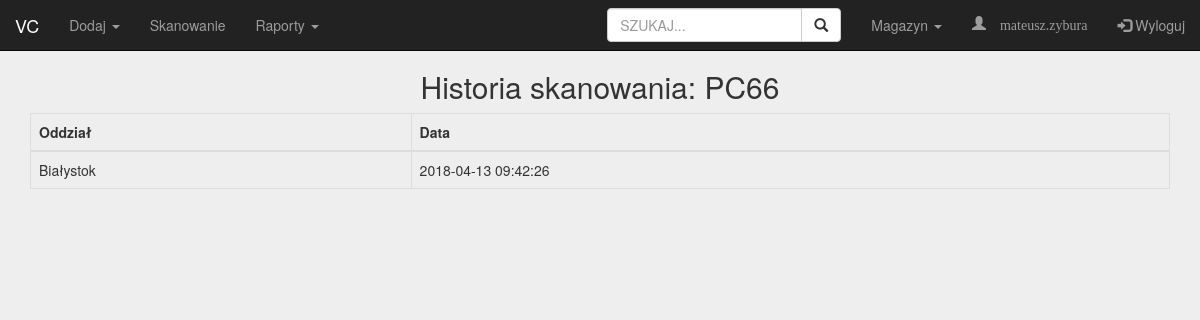
Page /history.php?id=PC66 (signed in) on the committed database.
### tables this page shows
CREATE TABLE `firewall` (
  `id` int(11) NOT NULL,
  `name` varchar(32) NOT NULL,
  `tag` varchar(8) NOT NULL,
  `ip` varchar(16) NOT NULL,
  `stand` int(11) NOT NULL,
  `instance` int(11) NOT NULL,
  `range_from` int(11) NOT NULL,
  `range_to` int(11) NOT NULL,
  `listening_from` int(11) NOT NULL,
  `listening_to` int(11) NOT NULL
);

CREATE TABLE `scan` (
  `id` int(11) NOT NULL,
  `ip` varchar(16) NOT NULL,
  `name` varchar(11) NOT NULL,
  `date` datetime NOT NULL,
  `uid` int(11) NOT NULL,
  `department` varchar(8) NOT NULL
);

### config.php (called while the page is built, shortened)
<?php
	function getDB() {
		$dbhost=DB_SERVER;
		$dbuser=DB_USERNAME;
		$dbpass=DB_PASSWORD;
		$dbname=DB_DATABASE;
		try {
			$dbConnection = new PDO("mysql:host=$dbhost;dbname=$dbname", $dbuser, $dbpass);
			$dbConnection->exec("set names utf8");
			$dbConnection->setAttribute(PDO::ATTR_ERRMODE, PDO::ERRMODE_EXCEPTION);
			return $dbConnection;
		}
		catch (PDOException $e) {
			echo 'Connection failed: ' . $e->getMessage();
		}
	}
	function secure($value) {
		return stripslashes($value);
	}
	function getDepartment($id) {
		$db = getDB();
		$query = "SELECT * FROM firewall WHERE id = :id";
		$statement = $db->prepare($query);
		$statement->bindParam(':id',$id);
		$statement->execute();
		$count = $statement->rowCount();
		if($count > 0) {
			$result = $statement->fetch();
			return $result['name'];
		} else {
			return true;
		}
	}
	function getSingleValue($tableName, $prop, $value, $columnName) {
		$db = getDB();
		$q = $db->query("SELECT `$columnName` FROM `$tableName` WHERE $prop='".$value."'");
		$f = $q->fetch();
		$result = $f[$columnName];
		return $result;
	}
?>

### history.php (the view, shortened to what this page needs)
<?php
	include("config.php");
	if(!isset($_GET["id"]))
		redirect('home.php');
	else {
		$did = secure($_GET["id"]);
	}
?>
<!DOCTYPE html>
<html lang="pl">
	<head>
		<link rel="stylesheet" href="https://maxcdn.bootstrapcdn.com/bootstrap/3.3.7/css/bootstrap.min.css">
		<link rel="stylesheet" href="css/style.css"/>
	</head>
	<body>
		<?php
			require('nav.php');
		?>
		<div class="container" style="margin-top:50px">
			<div class="text-center">
				<h2>Historia skanowania: <?php echo $did; ?></h2>
			</div>
			<table class="table table-bordered">
				<thead>
					<tr>
						<th>Oddział</th>
						<th>Data</th>
					</tr>
				</thead>
				<tbody>
					<?php
				try {
					$db = getDB();
					$statement = $db->prepare("SELECT * FROM scan WHERE name = '$did' ORDER BY date DESC");
					$statement->execute();
					foreach ($statement->fetchAll(PDO::FETCH_ASSOC) as $row) {
						echo "<tr>";
						echo "<td>".getSingleValue('firewall','id',$row['department'],'name')."</td>";
						echo "<td>".$row['date']."</td>";
						echo "</tr>";
					}
				} catch(PDOException $e) {
					echo $e->getMessage();
				}
					?>
				</tbody>
			</table>
		</div>
	</body>
</html>

### nav.php (shortened to what this page needs)
<nav class="navbar navbar-inverse navbar-fixed-top">
	<div class="container-fluid">
		<div class="navbar-header">
			<a class="navbar-brand" href="home.php">VC</a>
		</div>
		<ul class="nav navbar-nav">
			<li class="dropdown">
				<a class="dropdown-toggle" data-toggle="dropdown" href="#">Dodaj
					<span class="caret"></span></a>
			</li>
			<li><a href="scan.php">Skanowanie</a></li>
			<li class="dropdown">
				<a class="dropdown-toggle" data-toggle="dropdown" href="#">Raporty
					<span class="caret"></span></a>
			</li>
		</ul>
		<ul class="nav navbar-nav navbar-right">
			<form class="navbar-form navbar-left" action="device.php">
				<div class="input-group">
					<input type="text" style="text-transform: uppercase;" class="form-control" placeholder="Szukaj..." name="id">
					<div class="input-group-btn">
						<button class="btn btn-default" type="submit">
							<i class="glyphicon glyphicon-search"></i>
						</button>
					</div>
				</div>
			</form>
			<li class="dropdown">
				<a class="dropdown-toggle" data-toggle="dropdown" href="#"><?php echo getDepartment($departmentSelected); ?>
					<span class="caret"></span></a>
			</li>
			<li><p class="navbar-text glyphicon glyphicon-user"> <?php echo $_SESSION["username"]; ?></p></li>
			<li><a href="logout.php"><span class="glyphicon glyphicon-log-in"></span> Wyloguj</a></li>
		</ul>
	</div>
</nav>

### css/style.css (style rules this page uses)
* { padding: 0; margin: 0; box-sizing: border-box; }
body { background-color: #eee; }
.navbar { border-radius: 0; }
table { overflow: hidden; }
td, th { position: relative; }

### rows in the picture
firewall: name "Magazyn"
scan: department.name "Białystok", date "2018-04-13 09:42:26"

### other values in the picture
$_SESSION["username"] "mateusz.zybura"
$did "PC66"
